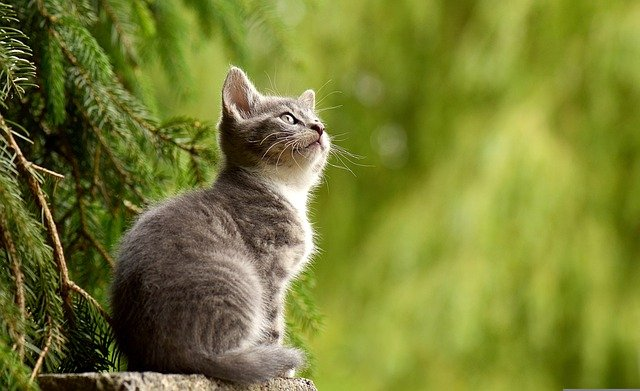
#> input picture OpenCV/data/img.jpg, 640 x 391 px
$ jupyter execute '09. 이미지 회전.ipynb'
#> lines starting #> are read from the running program, lines starting #| are printed output that depends on the picture
# 09. 이미지 회전

[cell 1]
import cv2

## 시계 방향 90도 회전

[cell 2]
img = cv2.imread('./data/img.jpg')
#> img is the input picture: shape (391, 640, 3); mean B, G, R 50.2, 125.8, 119.1

rotate_90 = cv2.rotate(img, cv2.ROTATE_90_CLOCKWISE)
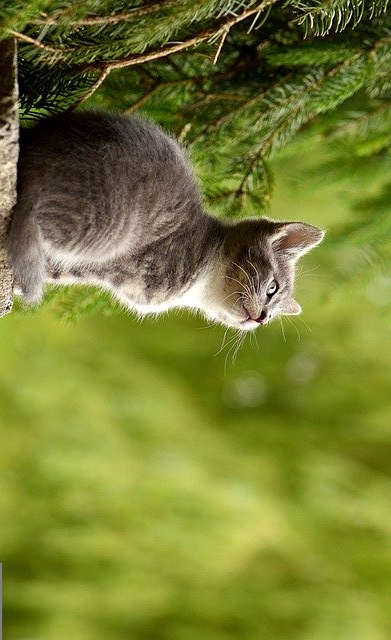
#> rotate_90: shape (640, 391, 3); mean B, G, R 50.2, 125.8, 119.1

cv2.imshow('img', img)
cv2.imshow('rotate_90', rotate_90)
cv2.waitKey()
cv2.destroyAllWindows()

## 180도 회전

[cell 3]
img = cv2.imread('./data/img.jpg')

rotate_180 = cv2.rotate(img, cv2.ROTATE_180)
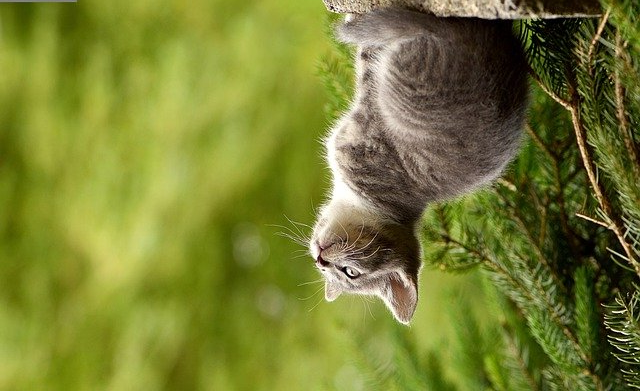
#> rotate_180: shape (391, 640, 3); mean B, G, R 50.2, 125.8, 119.1

cv2.imshow('img', img)
cv2.imshow('rotate_180', rotate_180)
cv2.waitKey()
cv2.destroyAllWindows()

## 시계 반대방향 90도 회전 (시계 방향 270도 회전)

[cell 4]
img = cv2.imread('./data/img.jpg')

rotate_270 = cv2.rotate(img, cv2.ROTATE_90_COUNTERCLOCKWISE)
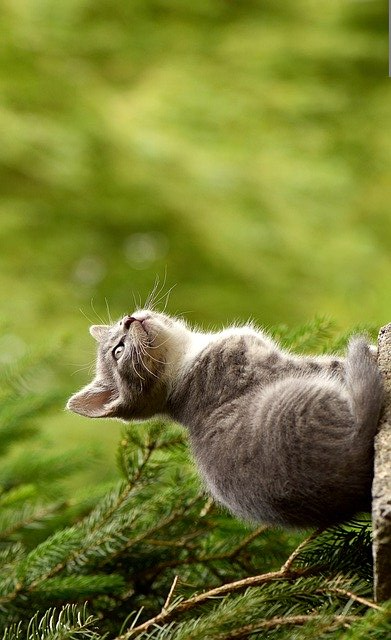
#> rotate_270: shape (640, 391, 3); mean B, G, R 50.2, 125.8, 119.1

cv2.imshow('img', img)
cv2.imshow('rotate_270', rotate_270)
cv2.waitKey()
cv2.destroyAllWindows()

$ run again, with OpenCV/data/book.jpg copied over OpenCV/data/img.jpg
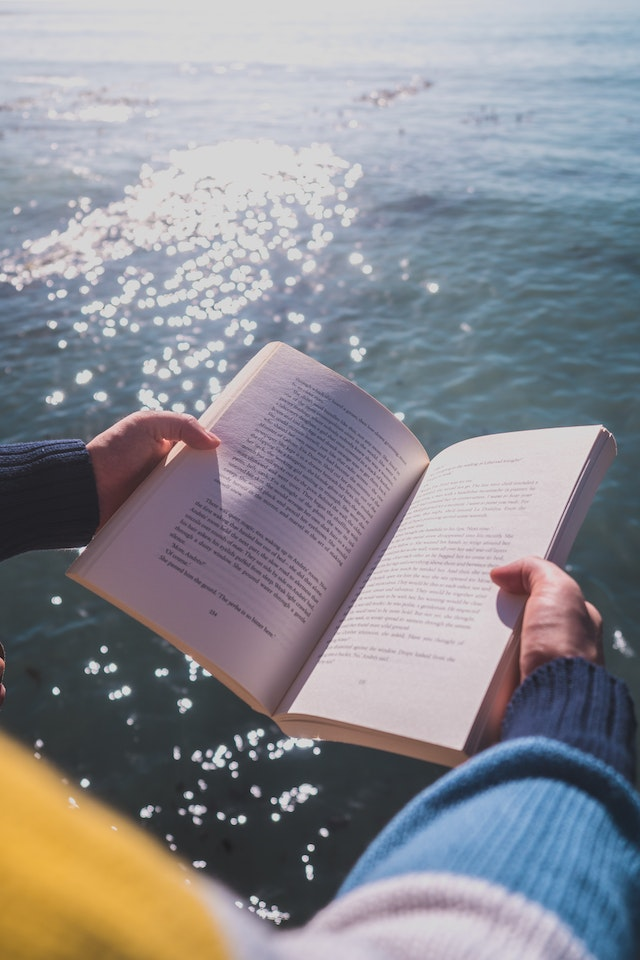
#> input picture OpenCV/data/book.jpg, 640 x 960 px
#> img is the input picture: shape (960, 640, 3); mean B, G, R 145.5, 139.6, 139.3
#> `rotate_180 = cv2.rotate(img, cv2.ROTATE_180)`:
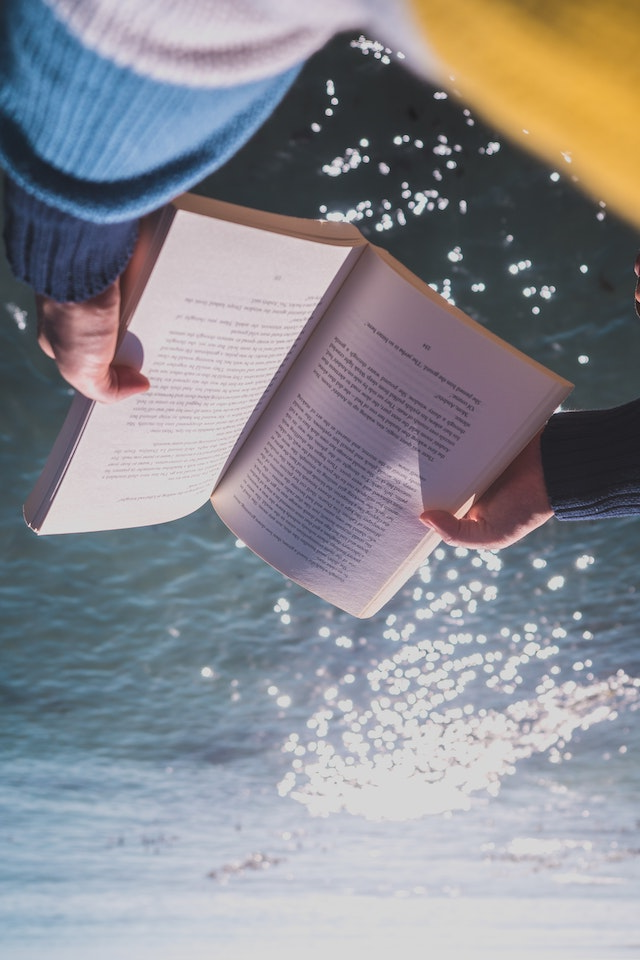
#> rotate_180: shape (960, 640, 3); mean B, G, R 145.5, 139.6, 139.3
#> `rotate_270 = cv2.rotate(img, cv2.ROTATE_90_COUNTERCLOCKWISE)`:
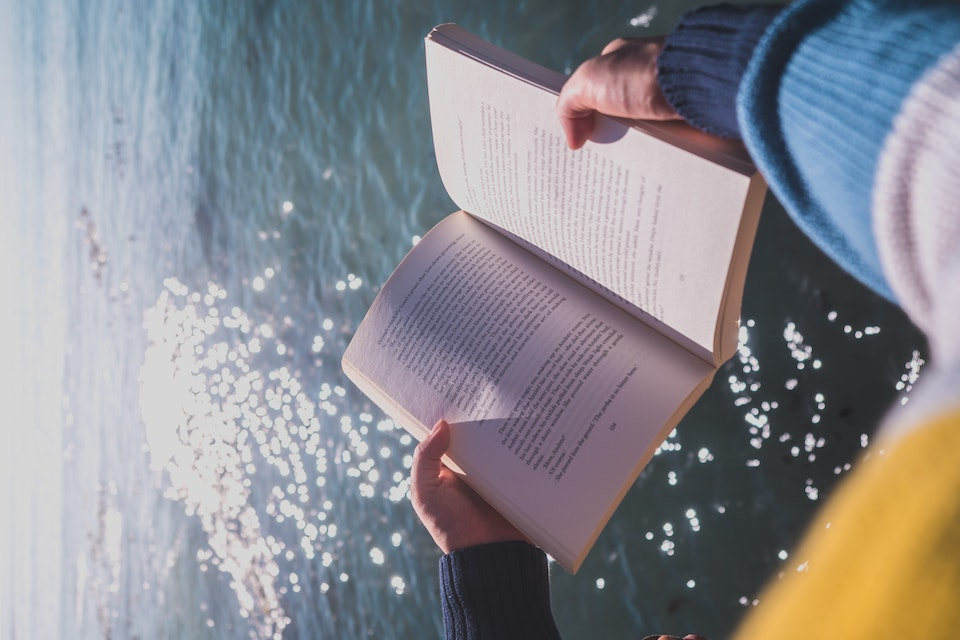
#> rotate_270: shape (640, 960, 3); mean B, G, R 145.5, 139.6, 139.3

$ run again, with OpenCV/data/newspaper.jpg copied over OpenCV/data/img.jpg
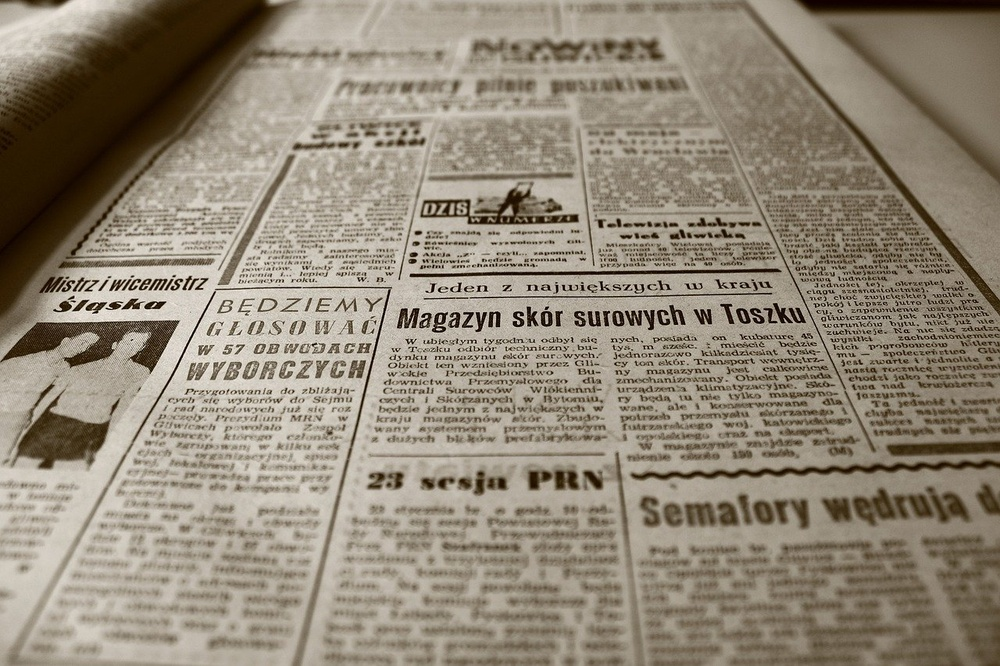
#> input picture OpenCV/data/newspaper.jpg, 1000 x 666 px, shrunk from 1280 x 853 before the run
#> img is the input picture: shape (666, 1000, 3); mean B, G, R 118.7, 135.2, 145.4
#> `rotate_180 = cv2.rotate(img, cv2.ROTATE_180)`:
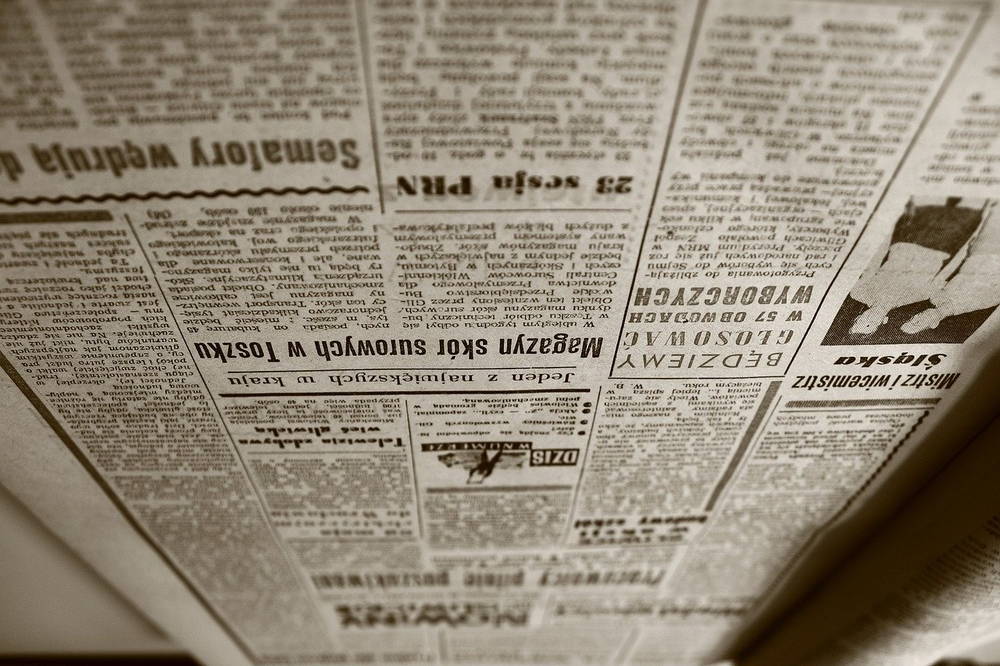
#> rotate_180: shape (666, 1000, 3); mean B, G, R 118.7, 135.2, 145.4
#> `rotate_270 = cv2.rotate(img, cv2.ROTATE_90_COUNTERCLOCKWISE)`:
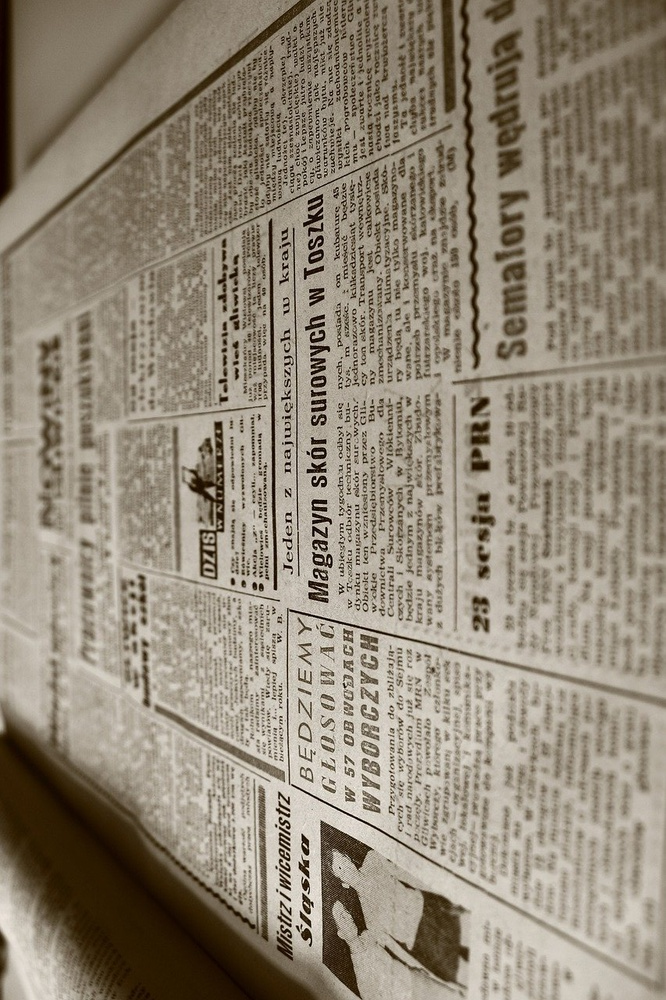
#> rotate_270: shape (1000, 666, 3); mean B, G, R 118.7, 135.2, 145.4
